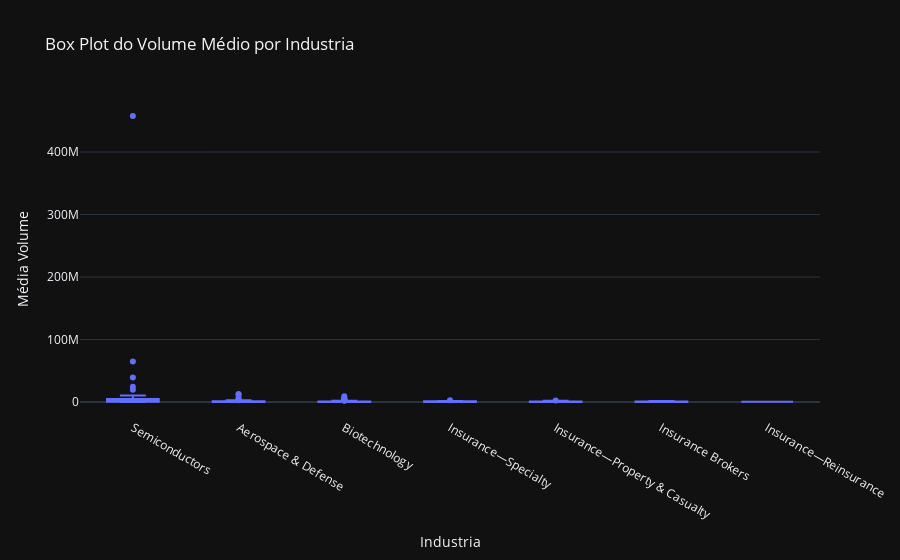

Source (notebook cell):
### Markdown cell above
### 2.2. Distribuição dos Volumes

### Code cell
fig = px.box(vol_med_ref, x="Industria", y="Média Volume", title="Box Plot do Volume Médio por Industria", template="plotly_dark")
fig.show()

### Figure 1 — Plotly figure (JSON) as saved in the notebook; plotly's stock layout.template omitted (floating-point values rounded to 4 significant figures; data arrays with more than 128 entries replaced by an {"elided": "..."} marker saying what was removed)
{"data": [{"alignmentgroup": "True", "hovertemplate": "Industria=%{x}<br>Média Volume=%{y}<extra></extra>", "legendgroup": "", "marker": {"color": "#636efa"}, "name": "", "notched": false, "offsetgroup": "", "orientation": "v", "showlegend": false, "type": "box", "x": {"elided": "295 str values"}, "x0": " ", "xaxis": "x", "y": {"elided": "295 float values"}, "y0": " ", "yaxis": "y"}], "layout": {"boxmode": "group", "legend": {"tracegroupgap": 0}, "title": {"text": "Box Plot do Volume Médio por Industria"}, "xaxis": {"anchor": "y", "domain": [0, 1], "title": {"text": "Industria"}}, "yaxis": {"anchor": "x", "domain": [0, 1], "title": {"text": "Média Volume"}}}}
